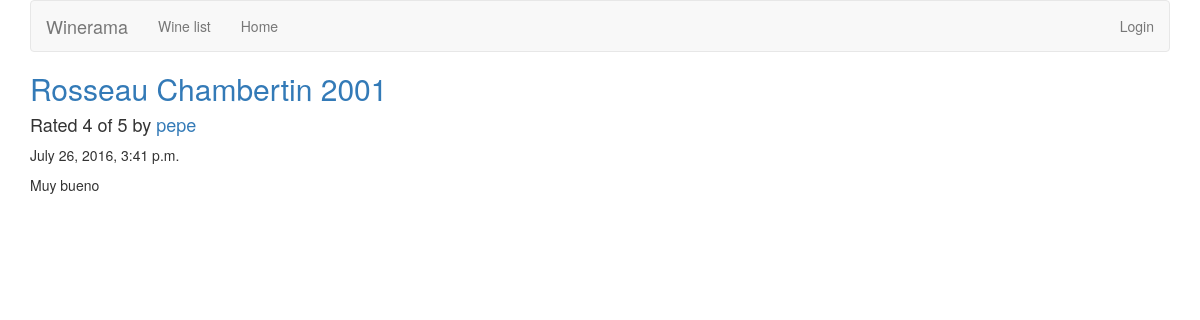
Page /reviews/review/47/ on the committed database.
### reviews/models.py (models this page shows, shortened)
class Review(models.Model):
    RATING_CHOICES=(
        (1,'1'),
        (2,'2'),
        (3,'3'),
        (4,'4'),
        (5,'5'),
    )
    wine=models.ForeignKey(Wine) #tells Django each "Review" is related to a single "Wine"
    pub_date=models.DateTimeField('date published')
    user_name=models.CharField(max_length=100)
    comment=models.CharField(max_length=200)
    rating=models.IntegerField(choices=RATING_CHOICES)

class Wine(models.Model):
    name=models.CharField(max_length=200)

### reviews/views.py (the view)
# urls.py: url(r'^review/(?P<review_id>[0-9]+)/$',views.review_detail,name='review_detail'),
def review_detail(request,review_id):
    review=get_object_or_404(Review,pk=review_id)
    return render(request,'reviews/review_detail.html',{'review':review})

### reviews/templates/reviews/review_detail.html
{% extends 'base.html' %}
{% block title %}
<h2><a href="{% url 'reviews:wine_detail' review.wine.id %}">{{ review.wine.name }}</a></h2>
{% endblock %}
{% block content %}
<h4>Rated {{ review.rating }} of 5 by <a href="{% url 'reviews:user_review_list' review.user_name %}" >{{ review.user_name }}</a></h4>
<p>{{ review.pub_date }}</p>
<p>{{ review.comment }}</p>
{% endblock %}

### rows in the picture
Review: wine.name "Rosseau Chambertin 2001", rating "4", user_name "pepe", pub_date "July 26, 2016, 3:41 p.m.", comment "Muy bueno"
